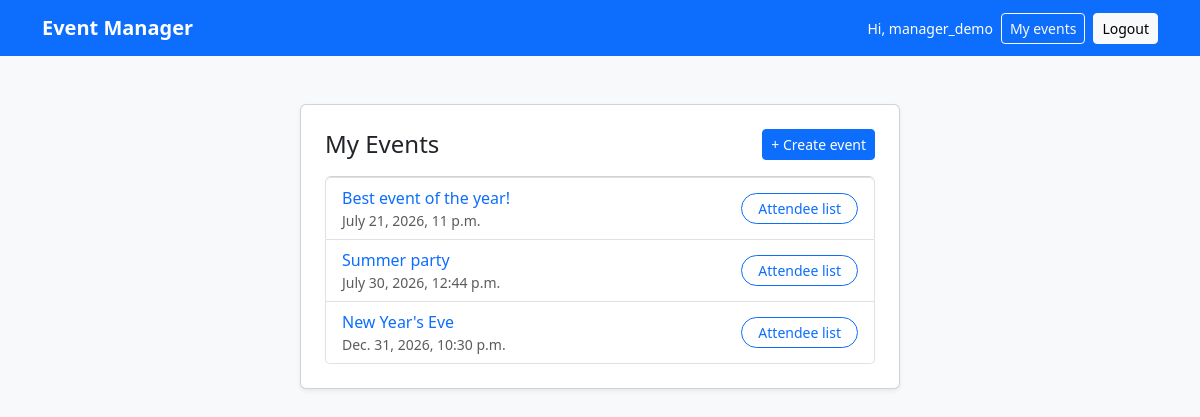
Page /events/dashboard/ (signed in) on the earlier database version.
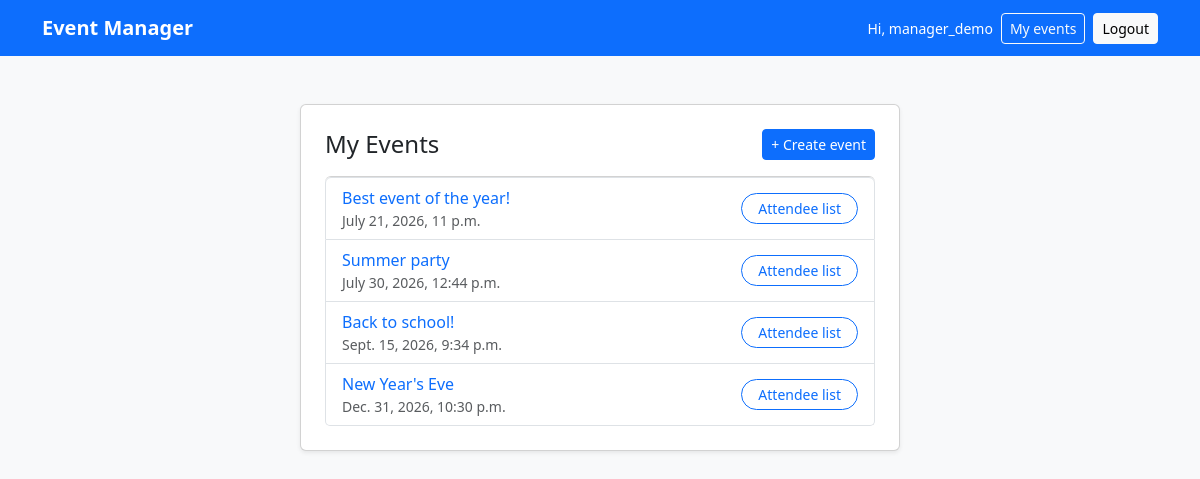
Same page on the later database version.
### events/models.py (models this page shows, shortened)
class Event(models.Model):
    organizer = models.ForeignKey(CustomUser, on_delete=models.CASCADE)
    title = models.CharField(max_length=100)
    date = models.DateTimeField()
    description = models.TextField()
    location = models.CharField(max_length=255)
    class Meta:
        ordering = ["date"]
    def get_absolute_url(self):
        return reverse("event_detail", kwargs={"pk": self.pk})

### events/views.py (the view)
# urls.py: path("dashboard/", OrganizerDashboardView.as_view(), name="organizer_dashboard"),
class OrganizerDashboardView(OrganizerRequiredMixin, ListView):
    model = Event
    template_name = "organizer_dashboard.html"
    def get_queryset(self):
        return Event.objects.filter(organizer=self.request.user).order_by("date")

### accounts/mixins.py (called while the page is built)
    def test_func(self):
        return self.request.user.is_organizer()

### accounts/models.py (called while the page is built)
    def is_organizer(self) -> bool:
        return self.role == "O"

### templates/organizer_dashboard.html
{% extends "base.html" %}
{% block body %}
<div class="container d-flex flex-column  align-items-center py-5">
    <div class="card shadow-sm p-4" style="width: 600px;">
        <div class="d-flex justify-content-between align-items-center mb-3">
            <h2 class="h4 mb-0 text-dark">My Events</h2>
            <a href="{% url 'new_event' %}" class="btn btn-primary btn-sm">+ Create event</a>
        </div>
        {% if event_list %}
            <ul class="list-group">
                {% for event in event_list %}
                    <li class="list-group-item d-flex justify-content-between align-items-center">
                        <div>
                            <a href="{{ event.get_absolute_url }}" class="text-decoration-none fw-medium">{{ event.title }}</a>
                            <div class="text-muted small">{{ event.date }}</div>
                        </div>
                        <div class="text-center">
                            <a href="{% url 'attendee_list' event.pk %}" class="btn btn-outline-primary btn-sm rounded-pill px-3 py-1">
                                Attendee list
                            </a>
                        </div>
                    </li>
                {% endfor %}
            </ul>
        {% else %}
            <div class="text-center text-muted small">
                You haven't created any events yet.
            </div>
        {% endif %}
    </div>
</div>
{% endblock body %}

Differences in the rows shown:
added Event: title "Back to school!", date "Sept. 15, 2026, 9:34 p.m."
